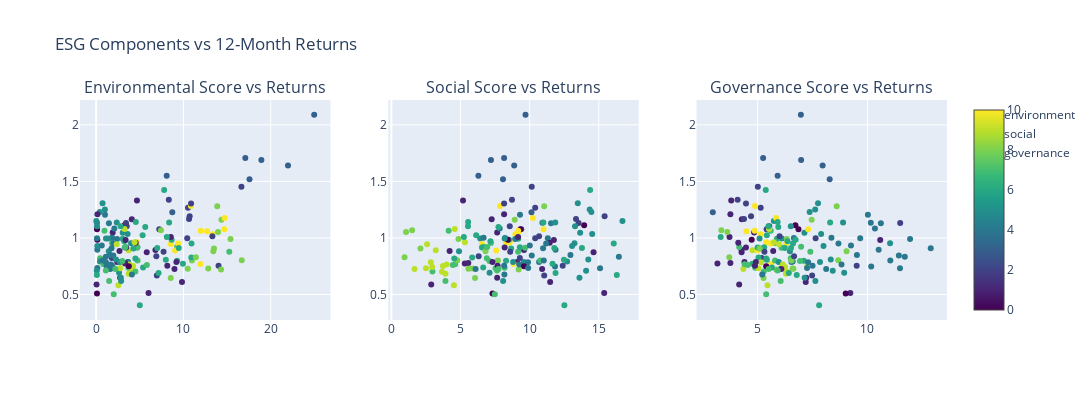

Write notebook code for a chart like this one.
### Markdown cell above
## 2. ESG Component Analysis

### Code cell
# Create correlation matrix
esg_cols = ['environmentScore', 'socialScore', 'governanceScore', '12M_Return']
corr_matrix = df[esg_cols].corr()

plt.figure(figsize=(10, 8))
sns.heatmap(corr_matrix, annot=True, cmap='coolwarm', center=0)
plt.title('Correlation between ESG Components and Returns')
plt.tight_layout()
plt.show()

# Create scatter plots
fig = make_subplots(rows=1, cols=3,
                    subplot_titles=('Environmental Score vs Returns',
                                   'Social Score vs Returns',
                                   'Governance Score vs Returns'))

for i, score in enumerate(['environmentScore', 'socialScore', 'governanceScore']):
    fig.add_trace(
        go.Scatter(x=df[score], y=df['12M_Return'],
                   mode='markers',
                   name=score.replace('Score', ''),
                   marker=dict(color=df['GIS Sector'].astype('category').cat.codes,
                              colorscale='Viridis',
                              showscale=True if i == 2 else False),
                   text=df['GIS Sector']),
        row=1, col=i+1
    )

fig.update_layout(height=400, width=1200, title_text='ESG Components vs 12-Month Returns')
fig.show()

### Figure 1 — Plotly figure (JSON) as saved in the notebook; plotly's stock layout.template omitted (floating-point values rounded to 4 significant figures; data arrays with more than 128 entries replaced by an {"elided": "..."} marker saying what was removed)
{"data": [{"marker": {"color": {"elided": "176 int values"}, "colorscale": [[0, "#440154"], [0.1111, "#482878"], [0.2222, "#3e4989"], [0.3333, "#31688e"], [0.4444, "#26828e"], [0.5556, "#1f9e89"], [0.6667, "#35b779"], [0.7778, "#6ece58"], [0.8889, "#b5de2b"], [1, "#fde725"]], "showscale": false}, "mode": "markers", "name": "environment", "text": {"elided": "176 str values"}, "type": "scatter", "x": {"elided": "176 float values"}, "xaxis": "x", "y": {"elided": "176 float values"}, "yaxis": "y"}, {"marker": {"color": {"elided": "176 int values"}, "colorscale": [[0, "#440154"], [0.1111, "#482878"], [0.2222, "#3e4989"], [0.3333, "#31688e"], [0.4444, "#26828e"], [0.5556, "#1f9e89"], [0.6667, "#35b779"], [0.7778, "#6ece58"], [0.8889, "#b5de2b"], [1, "#fde725"]], "showscale": false}, "mode": "markers", "name": "social", "text": {"elided": "176 str values"}, "type": "scatter", "x": {"elided": "176 float values"}, "xaxis": "x2", "y": {"elided": "176 float values"}, "yaxis": "y2"}, {"marker": {"color": {"elided": "176 int values"}, "colorscale": [[0, "#440154"], [0.1111, "#482878"], [0.2222, "#3e4989"], [0.3333, "#31688e"], [0.4444, "#26828e"], [0.5556, "#1f9e89"], [0.6667, "#35b779"], [0.7778, "#6ece58"], [0.8889, "#b5de2b"], [1, "#fde725"]], "showscale": true}, "mode": "markers", "name": "governance", "text": {"elided": "176 str values"}, "type": "scatter", "x": {"elided": "176 float values"}, "xaxis": "x3", "y": {"elided": "176 float values"}, "yaxis": "y3"}], "layout": {"annotations": [{"font": {"size": 16}, "showarrow": false, "text": "Environmental Score vs Returns", "x": 0.1444, "xanchor": "center", "xref": "paper", "y": 1, "yanchor": "bottom", "yref": "paper"}, {"font": {"size": 16}, "showarrow": false, "text": "Social Score vs Returns", "x": 0.5, "xanchor": "center", "xref": "paper", "y": 1, "yanchor": "bottom", "yref": "paper"}, {"font": {"size": 16}, "showarrow": false, "text": "Governance Score vs Returns", "x": 0.8556, "xanchor": "center", "xref": "paper", "y": 1, "yanchor": "bottom", "yref": "paper"}], "height": 400, "title": {"text": "ESG Components vs 12-Month Returns"}, "width": 1200, "xaxis": {"anchor": "y", "domain": [0, 0.2889]}, "xaxis2": {"anchor": "y2", "domain": [0.3556, 0.6444]}, "xaxis3": {"anchor": "y3", "domain": [0.7111, 1]}, "yaxis": {"anchor": "x", "domain": [0, 1]}, "yaxis2": {"anchor": "x2", "domain": [0, 1]}, "yaxis3": {"anchor": "x3", "domain": [0, 1]}}}
